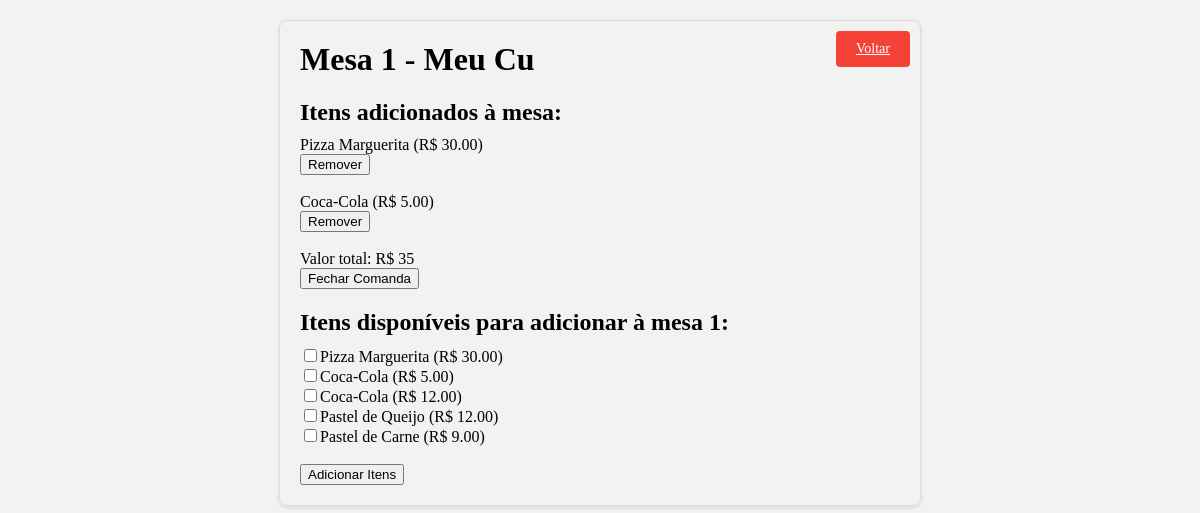
The page /comanda/mesa.php?mesa=1 on the database its author committed.
### tables this page shows
CREATE TABLE `clientes` (
  `id` int(11) NOT NULL,
  `nome` varchar(255) NOT NULL,
  `mesa_id` int(11) NOT NULL
);

CREATE TABLE `itens` (
  `id` int(11) NOT NULL,
  `nome` varchar(50) NOT NULL,
  `descricao` varchar(250) NOT NULL,
  `valor` decimal(10,2) NOT NULL
);

### comanda/mesa.php (the view, shortened to what this page needs)
<!DOCTYPE html>
<html>
<head>
  <link rel="stylesheet" href="style.css">
</head>
<body class="container">
<?php
require_once 'config.php';
if (isset($_GET['mesa'])) {
    $mesaId = $_GET['mesa'];
		$sqlNomeCliente = "SELECT nome FROM clientes WHERE mesa_id = $mesaId";
		$resultNomeCliente = $conn->query($sqlNomeCliente);
		if ($resultNomeCliente->num_rows > 0) {
			$rowNomeCliente = $resultNomeCliente->fetch_assoc();
			$cliente = $rowNomeCliente['nome'];
		} else {
			$cliente = "Nome do Cliente";
		}
    echo "<h1>Mesa $mesaId - $cliente</h1>";
    echo "<a href='index.php' class='voltar-button'>Voltar</a>";
    $sql = "SELECT i.id, i.nome, i.valor FROM itens i
            INNER JOIN mesa_itens mi ON mi.item_id = i.id
            WHERE mi.mesa_id = $mesaId";
    $result = $conn->query($sql);
    if ($result->num_rows > 0) {
        echo "<h2>Itens adicionados à mesa:</h2>";
        $totalValor = 0;
        while ($row = $result->fetch_assoc()) {
            $itemNome = $row['nome'];
            $itemValor = $row['valor'];
            echo "$itemNome (R$ $itemValor) ";
            echo "<form method='POST' action='mesa.php?mesa=$mesaId'>";
            echo "<input type='submit' name='remove' value='Remover'>";
            echo "</form>";
            echo "<br>";
            $totalValor += $itemValor;
        }
        echo "Valor total: R$ $totalValor<br>";
        echo "<button onclick='fecharComanda($mesaId)'>Fechar Comanda</button>";
    } else {
        echo "Nenhum item adicionado à mesa.";
    }
    $sqlItensDisponiveis = "SELECT * FROM itens";
    $resultItensDisponiveis = $conn->query($sqlItensDisponiveis);
    if ($resultItensDisponiveis->num_rows > 0) {
        echo "<h2>Itens disponíveis para adicionar à mesa $mesaId:</h2>";
        echo "<form method='POST' action='mesa.php?mesa=$mesaId'>";
        while ($rowItensDisponiveis = $resultItensDisponiveis->fetch_assoc()) {
            $itemId = $rowItensDisponiveis['id'];
            $itemNome = $rowItensDisponiveis['nome'];
            $itemValor = $rowItensDisponiveis['valor'];
            echo "<input type='checkbox' name='itens[]' value='$itemId'>$itemNome (R$ $itemValor)<br>";
        }
        echo "<br>";
        echo "<input type='submit' name='submit' value='Adicionar Itens'>";
        echo "</form>";
    } else {
        echo "Nenhum item disponível para adicionar à mesa.";
    }
} else {
    echo "Mesa não selecionada.";
}
?>
</body>
</html>

### comanda/style.css (style rules this page uses)
.container { background-color: #f2f2f2; border: 1px solid #ddd; border-radius: 8px; padding: 20px; margin: 20px auto; max-width: 600px; box-shadow: 0 2px 4px rgba(0, 0, 0, 0.1); }
h1 { margin-top: 0; }
h2 { margin-bottom: 10px; }
.voltar-button { position: absolute; top: 10px; right: 10px; background-color: #f44336; color: white; padding: 10px 20px; border: none; border-radius: 4px; font-size: 14px; cursor: pointer; }

### comanda/mesa.php (style rules this page uses)
.container { position: relative; }
.voltar-button { position: absolute; top: 10px; right: 10px; }

### rows shown on the page
clientes: nome "Meu Cu"
itens: nome "Pizza Marguerita", valor "30.00"
itens: nome "Coca-Cola", valor "5.00"
itens: nome "Coca-Cola", valor "12.00"
itens: nome "Pastel de Queijo", valor "12.00"
itens: nome "Pastel de Carne", valor "9.00"

### other values the page prints
$mesaId "1"
$totalValor "35"
